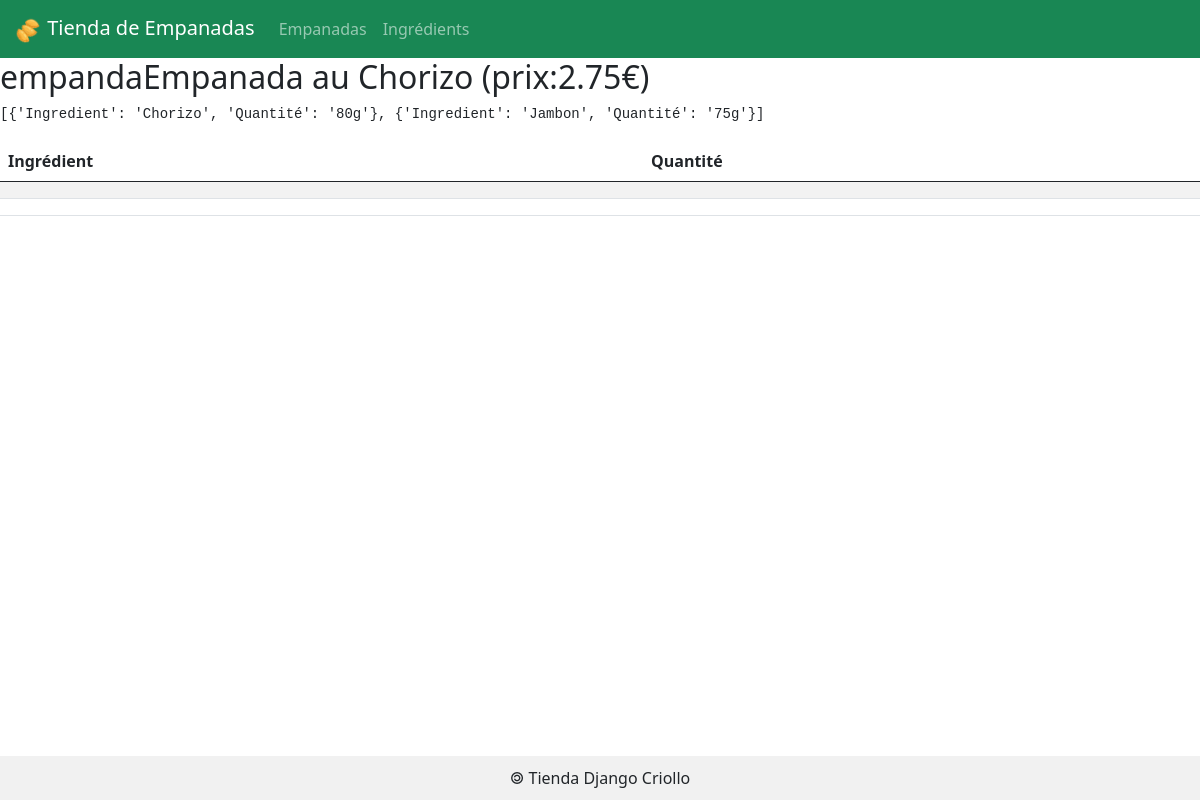
The page /empanada/1 on the database as committed earlier.
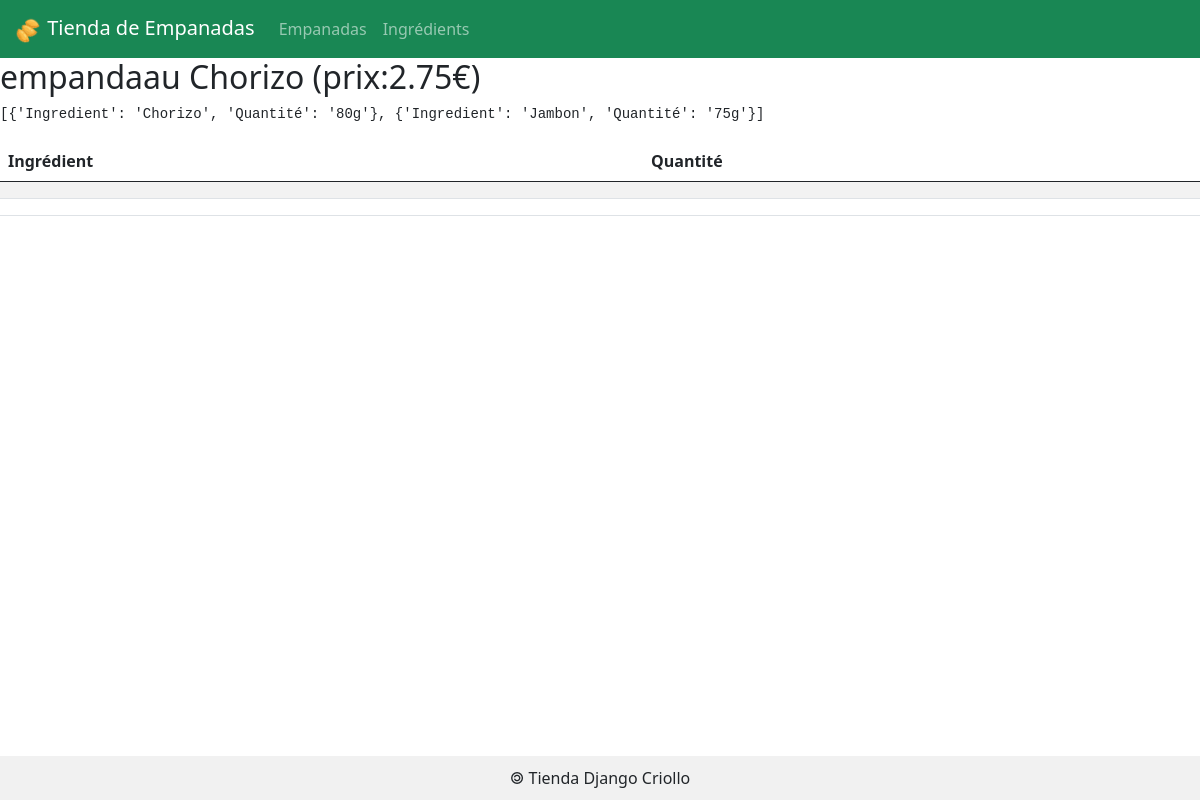
The same page on the database as committed later.
### empanadas/models.py (models this page shows)
class Empanada(models.Model) :
    idEmpanada    = models.AutoField(    primary_key    = True )
    nomEmpanada   = models.CharField(   max_length      = 50   )
    prix          = models.DecimalField( max_digits     = 6, decimal_places = 2 )
    def __str__(self) :
        return 'empanda'+self.nomEmpanada+' (prix:'+str(self.prix)+'€)'

### empanadas/views.py (the view)
# urls.py: path('empanada/<int:empanada_id>', views.empanada),
def empanada(request, empanada_id) :
	laEmpanada = Empanada.objects.get( idEmpanada= empanada_id)
	compositions = Composition.objects.filter(empanada = empanada_id)
	ingredients_list = []
	for compo in compositions:
		ingredients_list.append({
			'Ingredient' : compo.ingredient.nomIngredient,
			'Quantité' : compo.quantite
		})
	context = {
		'empanada': laEmpanada,
		'ingredients_list': ingredients_list,
	}
	return render( request, 'empanadas/empanada.html', context )

### empanadas/templates/empanadas/empanada.html (shortened to what this page needs)
{% extends 'empanadas/base.html' %}
{% block main %}
<h2>{{ empanada }}</h2>
<pre>{{ ingredients_list }}</pre>
   <table class="table table-striped">
        <thead>
            <tr>
                <th scope="col">Ingrédient</th>
                <th scope="col">Quantité</th>
            </tr>
        </thead>
        <tbody>
            {% for ing in ingredients_list %}
            <tr>
                <td>{{ ing.nomIngredient }}</td>
                <td>{{ ing.quantite }}</td>
            </tr>
            {% endfor %}
        </tbody>
    </table>
{% endblock %}

Rows that differ between the two databases and show on the page:
changed Empanada: nomEmpanada+prix "empandaEmpanada au Chorizo (prix:2.75€)" → "empandaau Chorizo (prix:2.75€)"
